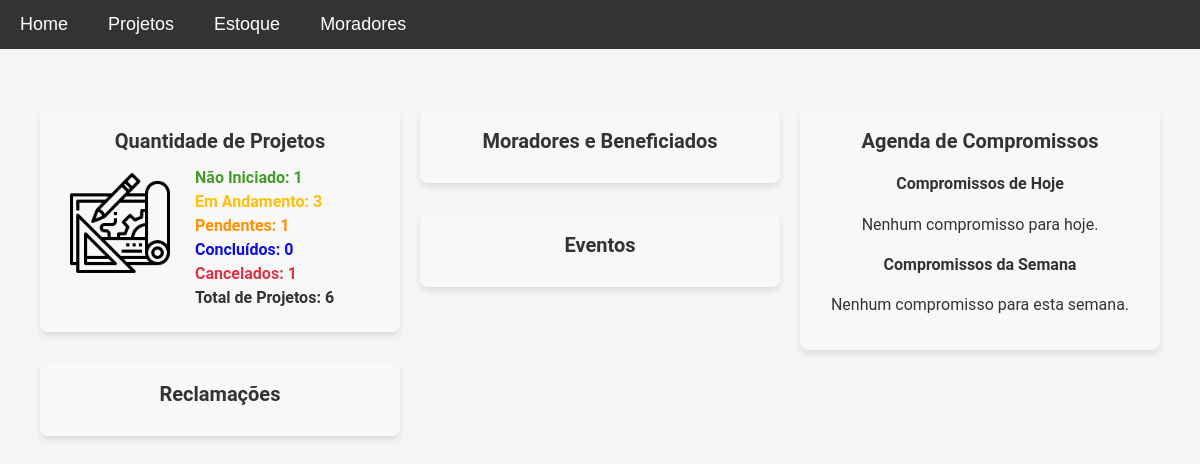
Before: / with the older database file.
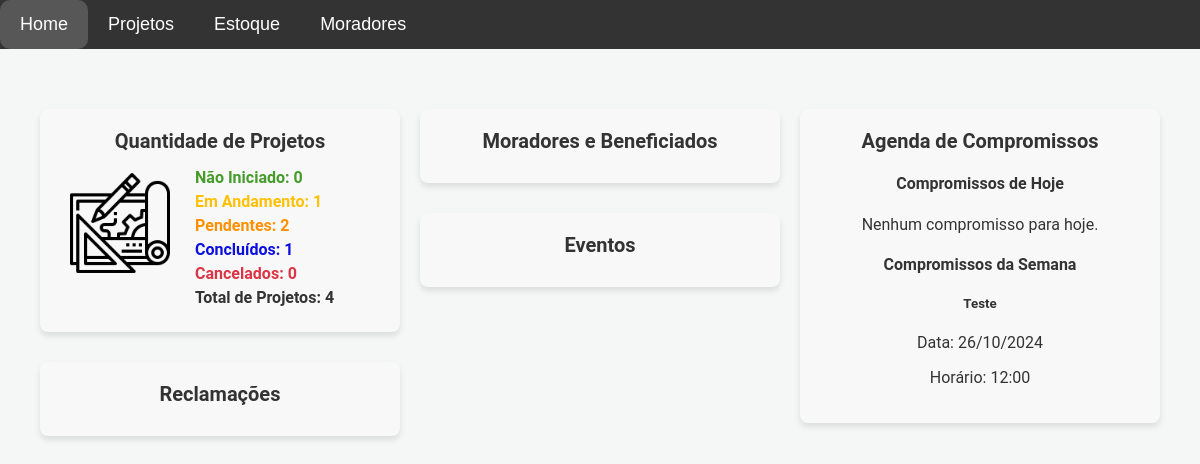
After: the same page with the newer database file.
### models.py (models this page shows)
class Compromisso(db.Model):
    __tablename__ = 'compromissos'
    id = db.Column(db.Integer, primary_key=True)
    nome_compromisso = db.Column(db.String(100), nullable=False)
    data = db.Column(db.Date, nullable=False)
    hora = db.Column(db.Time, nullable=False)
    observacoes = db.Column(db.Text, nullable=True)
    data_criacao = db.Column(db.DateTime, default=datetime.utcnow)

### app.py (the view)
@app.route('/')
def home():
    total_projetos = Projeto.query.count()
    nao_iniciados = Projeto.query.filter_by(status='Não iniciado').count()
    pendentes = Projeto.query.filter_by(status='Pendente').count()
    em_andamento = Projeto.query.filter_by(status='Em andamento').count()
    concluidos = Projeto.query.filter_by(status='Concluído').count()
    cancelados = Projeto.query.filter_by(status='Cancelado').count()
    hoje = datetime.now().date()  # Data de hoje
    semana_futura = hoje + timedelta(days=7)  # Fim da semana (7 dias a partir de hoje)
    compromissos_hoje = Compromisso.query.filter(Compromisso.data == hoje).order_by(Compromisso.hora).all()
    compromissos_semana = Compromisso.query.filter(Compromisso.data > hoje, Compromisso.data <= semana_futura).order_by(Compromisso.data, Compromisso.hora).all()
    return render_template(
        'index.html',
        nao_iniciados=nao_iniciados,
        total_projetos=total_projetos,
        pendentes=pendentes,
        em_andamento=em_andamento,
        concluidos=concluidos,
        cancelados=cancelados,
        compromissos_hoje=compromissos_hoje,
        compromissos_semana=compromissos_semana
    )

### templates/index.html (shortened to what this page needs)
{% extends 'base.html' %}
{% block content %}
<div id="home-page" class="home-page">
    <div class="container">
        <div class="column">
            <div class="status-container">
                <h3>Quantidade de Projetos</h3>
                <div class="status-content">
                    <img src="{{ url_for('static', filename='img/projeto.png') }}" alt="Ícone de projetos" width="100" height="100">
                    <ul>
                        <li class="nao-iniciado">Não Iniciado: {{ nao_iniciados }}</li>
                        <li class="em-andamento">Em Andamento: {{ em_andamento }}</li>
                        <li class="pendente">Pendentes: {{ pendentes }}</li>
                        <li class="concluido">Concluídos: {{ concluidos }}</li>
                        <li class="cancelado">Cancelados: {{ cancelados }}</li>
                        <li class="total_projetos">Total de Projetos: {{ total_projetos }}</li>
                    </ul>
                </div>
            </div>
            <div class="status-container">
                <h3>Reclamações</h3>
            </div>
        </div>
        <div class="column">
            <div class="status-container">
                <h3>Moradores e Beneficiados</h3>
            </div>
            <div class="status-container">
                <h3>Eventos</h3>
            </div>
        </div>
        <div class="column agenda-column">
            <div class="status-container">
                <h3>Agenda de Compromissos</h3>
                <h4>Compromissos de Hoje</h4>
                <div class="agenda-container">
                    {% if compromissos_hoje %}
                        {% for compromisso in compromissos_hoje %}
                        <div class="agenda-card">
                            <h5>{{ compromisso.nome_compromisso }}</h5>
                            <p>Horário: {{ compromisso.hora.strftime('%H:%M') }}</p>
                        </div>
                        {% endfor %}
                    {% else %}
                    <p class="no-compromissos">Nenhum compromisso para hoje.</p>
                    {% endif %}
                </div>
                <h4>Compromissos da Semana</h4>
                <div class="agenda-container">
                    {% if compromissos_semana %}
                        {% for compromisso in compromissos_semana %}
                        <div class="agenda-card">
                            <h5>{{ compromisso.nome_compromisso }}</h5>
                            <p>Data: {{ compromisso.data.strftime('%d/%m/%Y') }}</p>
                            <p>Horário: {{ compromisso.hora.strftime('%H:%M') }}</p>
                        </div>
                        {% endfor %}
                    {% else %}
                    <p class="no-compromissos">Nenhum compromisso para esta semana.</p>
                    {% endif %}
                </div>
            </div>
        </div>
    </div>
</div>
{% endblock %}

Changed rows visible on the page:
added Compromisso: nome_compromisso "Teste", data "26/10/2024", hora "12:00"
Other visible differences:
{{ nao_iniciados }}: "1" → "0"
{{ em_andamento }}: "3" → "1"
{{ pendentes }}: "1" → "2"
{{ concluidos }}: "0" → "1"
{{ cancelados }}: "1" → "0"
{{ total_projetos }}: "6" → "4"
text no longer shown: "Nenhum compromisso para esta semana."
